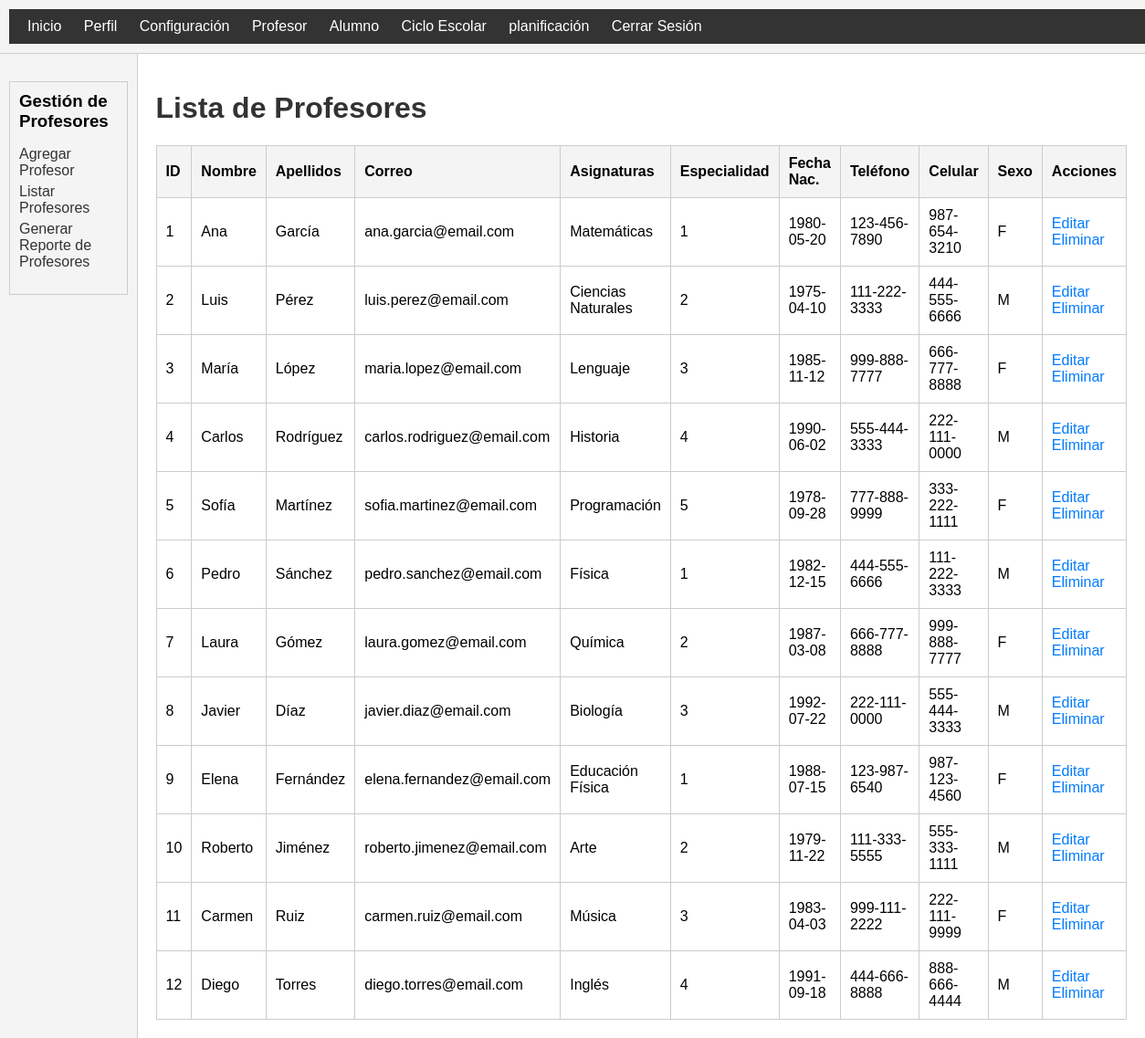
The page /views/listar_profesores.php (signed in) on the database its author committed.
### tables this page shows
CREATE TABLE `profesores` (
  `id` int(11) NOT NULL,
  `nombre` varchar(100) NOT NULL,
  `apellidos` varchar(100) NOT NULL,
  `email` varchar(100) NOT NULL,
  `asignaturas` varchar(255) NOT NULL,
  `fecha_nacimiento` date DEFAULT NULL,
  `id_especialidad` int(11) DEFAULT NULL,
  `sexo` enum('M','F') DEFAULT NULL,
  `telefono` varchar(20) DEFAULT NULL,
  `celular` varchar(20) DEFAULT NULL
);

### views/listar_profesores.php (the view, shortened to what this page needs)
<?php
$db = new Database();
$conn = $db->getConnection();
$query = $conn->prepare("SELECT * FROM profesores");
$query->execute();
$profesores = $query->fetchAll(PDO::FETCH_ASSOC);
?>
<!DOCTYPE html>
<html lang="es">
<head>
</head>
<body>
    <div class="menu-container">
        <?php include('menu.php'); ?>
    </div>
    <div class="sub-menu-container">
        <div class="left-menu">
            <?php include('menu_profesores.php'); ?>
        </div>
        <div class="list-container">
            <h1>Lista de Profesores</h1>
            <table>
                <tr>
                    <th>ID</th>
                    <th>Nombre</th>
                    <th>Apellidos</th>
                    <th>Correo</th>
                    <th>Asignaturas</th>
                    <th>Especialidad</th>
                    <th>Fecha Nac.</th>
                    <th>Teléfono</th>
                    <th>Celular</th>
                    <th>Sexo</th>
                    <th>Acciones</th>
                </tr>
                <?php foreach ($profesores as $profesor): ?>
                <tr>
                    <td><?= htmlspecialchars($profesor['id']); ?></td>
                    <td><?= htmlspecialchars($profesor['nombre']); ?></td>
                    <td><?= htmlspecialchars($profesor['apellidos']); ?></td>
                    <td><?= htmlspecialchars($profesor['email']); ?></td>
                    <td><?= htmlspecialchars($profesor['asignaturas']); ?></td>
                    <td><?= htmlspecialchars($profesor['id_especialidad']); ?></td>
                    <td><?= htmlspecialchars($profesor['fecha_nacimiento']); ?></td>
                    <td><?= htmlspecialchars($profesor['telefono']); ?></td>
                    <td><?= htmlspecialchars($profesor['celular']); ?></td>
                    <td><?= htmlspecialchars($profesor['sexo']); ?></td>
                    <td>
                        <a href="editar_profesor.php?id=<?= $profesor['id']; ?>">Editar</a>
                        <a href="eliminar_profesor.php?id=<?= $profesor['id']; ?>">Eliminar</a>
                    </td>
                </tr>
                <?php endforeach; ?>
            </table>
        </div>
    </div>
</body>
</html>

### views/listar_profesores.php (style rules this page uses)
body { font-family: Arial, sans-serif; margin: 0; display: flex; flex-direction: column; }
.menu-container { width: 100%; background-color: #f4f4f4; padding: 10px; border-bottom: 1px solid #ccc; }
.sub-menu-container { display: flex; flex: 1; }
.left-menu { width: 200px; background-color: #f4f4f4; padding: 10px; border-right: 1px solid #ccc; }
.list-container { flex: 1; padding: 20px; }
h1 { color: #333; }
table { width: 100%; border-collapse: collapse; margin-top: 20px; }
th, td { border: 1px solid #ccc; padding: 10px; text-align: left; }
th { background-color: #f4f4f4; }
a { text-decoration: none; color: #007bff; }

### views/menu.php (style rules this page uses)
body { font-family: Arial, sans-serif; }

### rows shown on the page
profesores: id "1", nombre "Ana", apellidos "García", email "ana.garcia@email.com", asignaturas "Matemáticas", id_especialidad "1", fecha_nacimiento "1980-05-20", telefono "123-456-7890", celular "987-654-3210", sexo "F"
profesores: id "2", nombre "Luis", apellidos "Pérez", email "luis.perez@email.com", asignaturas "Ciencias Naturales", id_especialidad "2", fecha_nacimiento "1975-04-10", telefono "111-222-3333", celular "444-555-6666", sexo "M"
profesores: id "3", nombre "María", apellidos "López", email "maria.lopez@email.com", asignaturas "Lenguaje", id_especialidad "3", fecha_nacimiento "1985-11-12", telefono "999-888-7777", celular "666-777-8888", sexo "F"
profesores: id "4", nombre "Carlos", apellidos "Rodríguez", email "carlos.rodriguez@email.com", asignaturas "Historia", id_especialidad "4", fecha_nacimiento "1990-06-02", telefono "555-444-3333", celular "222-111-0000", sexo "M"
profesores: id "5", nombre "Sofía", apellidos "Martínez", email "sofia.martinez@email.com", asignaturas "Programación", id_especialidad "5", fecha_nacimiento "1978-09-28", telefono "777-888-9999", celular "333-222-1111", sexo "F"
profesores: id "6", nombre "Pedro", apellidos "Sánchez", email "pedro.sanchez@email.com", asignaturas "Física", id_especialidad "1", fecha_nacimiento "1982-12-15", telefono "444-555-6666", celular "111-222-3333", sexo "M"
profesores: id "7", nombre "Laura", apellidos "Gómez", email "laura.gomez@email.com", asignaturas "Química", id_especialidad "2", fecha_nacimiento "1987-03-08", telefono "666-777-8888", celular "999-888-7777", sexo "F"
profesores: id "8", nombre "Javier", apellidos "Díaz", email "javier.diaz@email.com", asignaturas "Biología", id_especialidad "3", fecha_nacimiento "1992-07-22", telefono "222-111-0000", celular "555-444-3333", sexo "M"
profesores: id "9", nombre "Elena", apellidos "Fernández", email "elena.fernandez@email.com", asignaturas "Educación Física", id_especialidad "1", fecha_nacimiento "1988-07-15", telefono "123-987-6540", celular "987-123-4560", sexo "F"
profesores: id "10", nombre "Roberto", apellidos "Jiménez", email "roberto.jimenez@email.com", asignaturas "Arte", id_especialidad "2", fecha_nacimiento "1979-11-22", telefono "111-333-5555", celular "555-333-1111", sexo "M"
profesores: id "11", nombre "Carmen", apellidos "Ruiz", email "carmen.ruiz@email.com", asignaturas "Música", id_especialidad "3", fecha_nacimiento "1983-04-03", telefono "999-111-2222", celular "222-111-9999", sexo "F"
profesores: id "12", nombre "Diego", apellidos "Torres", email "diego.torres@email.com", asignaturas "Inglés", id_especialidad "4", fecha_nacimiento "1991-09-18", telefono "444-666-8888", celular "888-666-4444", sexo "M"
